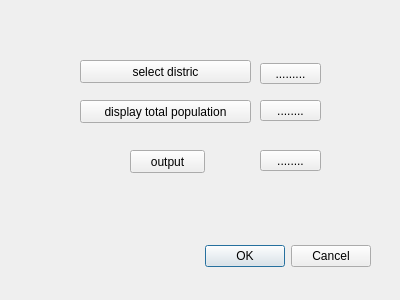
<?xml version="1.0" encoding="UTF-8"?>
<ui version="4.0">
 <class>population_density_analysisDialogBase</class>
 <widget class="QDialog" name="population_density_analysisDialogBase">
  <property name="geometry">
   <rect>
    <x>0</x>
    <y>0</y>
    <width>400</width>
    <height>300</height>
   </rect>
  </property>
  <property name="windowTitle">
   <string>population_density_analysis</string>
  </property>
  <widget class="QDialogButtonBox" name="button_box">
   <property name="geometry">
    <rect>
     <x>30</x>
     <y>240</y>
     <width>341</width>
     <height>32</height>
    </rect>
   </property>
   <property name="orientation">
    <enum>Qt::Horizontal</enum>
   </property>
   <property name="standardButtons">
    <set>QDialogButtonBox::Cancel|QDialogButtonBox::Ok</set>
   </property>
  </widget>
  <widget class="QPushButton" name="pushButton">
   <property name="geometry">
    <rect>
     <x>80</x>
     <y>60</y>
     <width>171</width>
     <height>23</height>
    </rect>
   </property>
   <property name="text">
    <string>select distric</string>
   </property>
  </widget>
  <widget class="QPushButton" name="pushButton_2">
   <property name="geometry">
    <rect>
     <x>80</x>
     <y>100</y>
     <width>171</width>
     <height>23</height>
    </rect>
   </property>
   <property name="text">
    <string>display total population</string>
   </property>
  </widget>
  <widget class="QPushButton" name="pushButton_3">
   <property name="geometry">
    <rect>
     <x>260</x>
     <y>63</y>
     <width>61</width>
     <height>21</height>
    </rect>
   </property>
   <property name="text">
    <string>.........</string>
   </property>
  </widget>
  <widget class="QPushButton" name="pushButton_4">
   <property name="geometry">
    <rect>
     <x>260</x>
     <y>100</y>
     <width>61</width>
     <height>21</height>
    </rect>
   </property>
   <property name="text">
    <string>........</string>
   </property>
  </widget>
  <widget class="QPushButton" name="pushButton_5">
   <property name="geometry">
    <rect>
     <x>130</x>
     <y>150</y>
     <width>75</width>
     <height>23</height>
    </rect>
   </property>
   <property name="text">
    <string>output</string>
   </property>
  </widget>
  <widget class="QPushButton" name="pushButton_6">
   <property name="geometry">
    <rect>
     <x>260</x>
     <y>150</y>
     <width>61</width>
     <height>21</height>
    </rect>
   </property>
   <property name="text">
    <string>........</string>
   </property>
  </widget>
 </widget>
 <resources/>
 <connections>
  <connection>
   <sender>button_box</sender>
   <signal>accepted()</signal>
   <receiver>population_density_analysisDialogBase</receiver>
   <slot>accept()</slot>
   <hints>
    <hint type="sourcelabel">
     <x>20</x>
     <y>20</y>
    </hint>
    <hint type="destinationlabel">
     <x>20</x>
     <y>20</y>
    </hint>
   </hints>
  </connection>
  <connection>
   <sender>button_box</sender>
   <signal>rejected()</signal>
   <receiver>population_density_analysisDialogBase</receiver>
   <slot>reject()</slot>
   <hints>
    <hint type="sourcelabel">
     <x>20</x>
     <y>20</y>
    </hint>
    <hint type="destinationlabel">
     <x>20</x>
     <y>20</y>
    </hint>
   </hints>
  </connection>
 </connections>
</ui>
